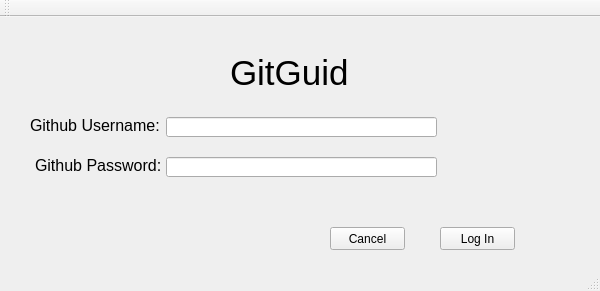
<?xml version="1.0" encoding="UTF-8"?>
<ui version="4.0">
 <class>GitGuidClass</class>
 <widget class="QMainWindow" name="GitGuidClass">
  <property name="geometry">
   <rect>
    <x>0</x>
    <y>0</y>
    <width>600</width>
    <height>291</height>
   </rect>
  </property>
  <property name="windowTitle">
   <string>GitGuid</string>
  </property>
  <widget class="QWidget" name="centralWidget">
   <widget class="QLabel" name="gitUsernameLabel">
    <property name="geometry">
     <rect>
      <x>30</x>
      <y>100</y>
      <width>131</width>
      <height>16</height>
     </rect>
    </property>
    <property name="font">
     <font>
      <pointsize>12</pointsize>
     </font>
    </property>
    <property name="text">
     <string>Github Username:</string>
    </property>
   </widget>
   <widget class="QLabel" name="gitPasswordLabel">
    <property name="geometry">
     <rect>
      <x>35</x>
      <y>140</y>
      <width>131</width>
      <height>16</height>
     </rect>
    </property>
    <property name="font">
     <font>
      <pointsize>12</pointsize>
     </font>
    </property>
    <property name="text">
     <string>Github Password:</string>
    </property>
   </widget>
   <widget class="QLabel" name="title">
    <property name="geometry">
     <rect>
      <x>230</x>
      <y>10</y>
      <width>121</width>
      <height>91</height>
     </rect>
    </property>
    <property name="font">
     <font>
      <pointsize>26</pointsize>
     </font>
    </property>
    <property name="text">
     <string>GitGuid</string>
    </property>
   </widget>
   <widget class="QPushButton" name="LogInButton">
    <property name="geometry">
     <rect>
      <x>440</x>
      <y>210</y>
      <width>75</width>
      <height>23</height>
     </rect>
    </property>
    <property name="text">
     <string>Log In</string>
    </property>
   </widget>
   <widget class="QPushButton" name="cancelButton">
    <property name="geometry">
     <rect>
      <x>330</x>
      <y>210</y>
      <width>75</width>
      <height>23</height>
     </rect>
    </property>
    <property name="text">
     <string>Cancel</string>
    </property>
   </widget>
   <widget class="QLineEdit" name="gitUsername">
    <property name="geometry">
     <rect>
      <x>166</x>
      <y>100</y>
      <width>271</width>
      <height>20</height>
     </rect>
    </property>
    <property name="focusPolicy">
     <enum>Qt::StrongFocus</enum>
    </property>
   </widget>
   <widget class="QLineEdit" name="gitPassword">
    <property name="geometry">
     <rect>
      <x>166</x>
      <y>140</y>
      <width>271</width>
      <height>20</height>
     </rect>
    </property>
    <property name="echoMode">
     <enum>QLineEdit::Password</enum>
    </property>
   </widget>
  </widget>
  <widget class="QMenuBar" name="menuBar">
   <property name="geometry">
    <rect>
     <x>0</x>
     <y>0</y>
     <width>600</width>
     <height>21</height>
    </rect>
   </property>
  </widget>
  <widget class="QToolBar" name="mainToolBar">
   <attribute name="toolBarArea">
    <enum>TopToolBarArea</enum>
   </attribute>
   <attribute name="toolBarBreak">
    <bool>false</bool>
   </attribute>
  </widget>
  <widget class="QStatusBar" name="statusBar"/>
 </widget>
 <layoutdefault spacing="6" margin="11"/>
 <tabstops>
  <tabstop>gitUsername</tabstop>
  <tabstop>gitPassword</tabstop>
  <tabstop>LogInButton</tabstop>
  <tabstop>cancelButton</tabstop>
 </tabstops>
 <resources>
  <include location="GitGuid.qrc"/>
 </resources>
 <connections>
  <connection>
   <sender>cancelButton</sender>
   <signal>released()</signal>
   <receiver>GitGuidClass</receiver>
   <slot>close()</slot>
   <hints>
    <hint type="sourcelabel">
     <x>367</x>
     <y>254</y>
    </hint>
    <hint type="destinationlabel">
     <x>299</x>
     <y>145</y>
    </hint>
   </hints>
  </connection>
 </connections>
</ui>
